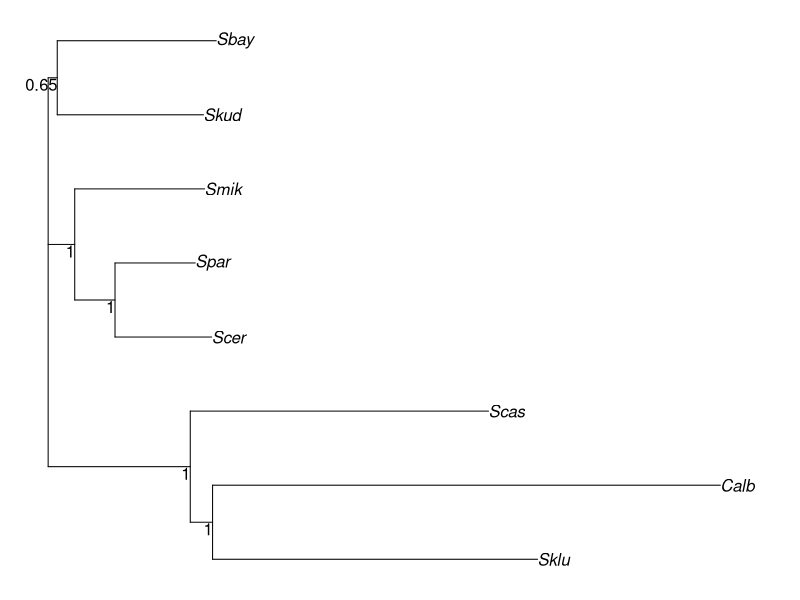
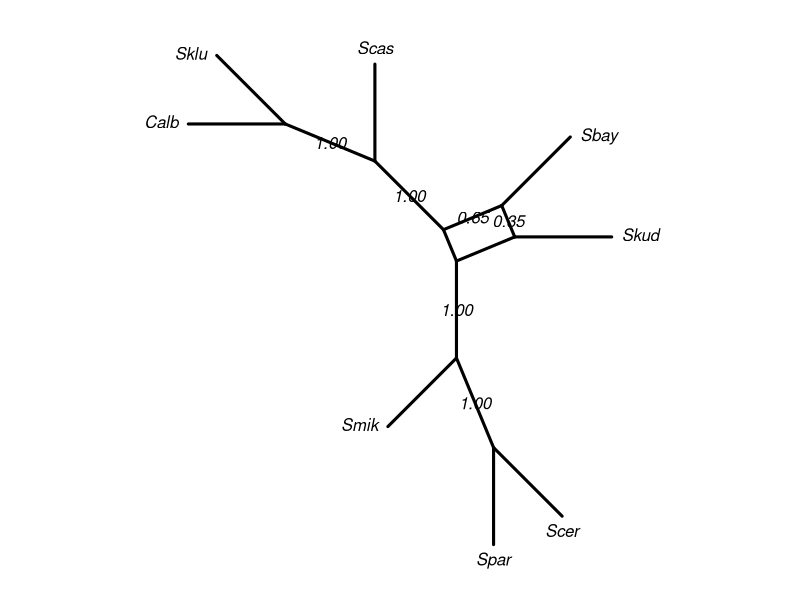
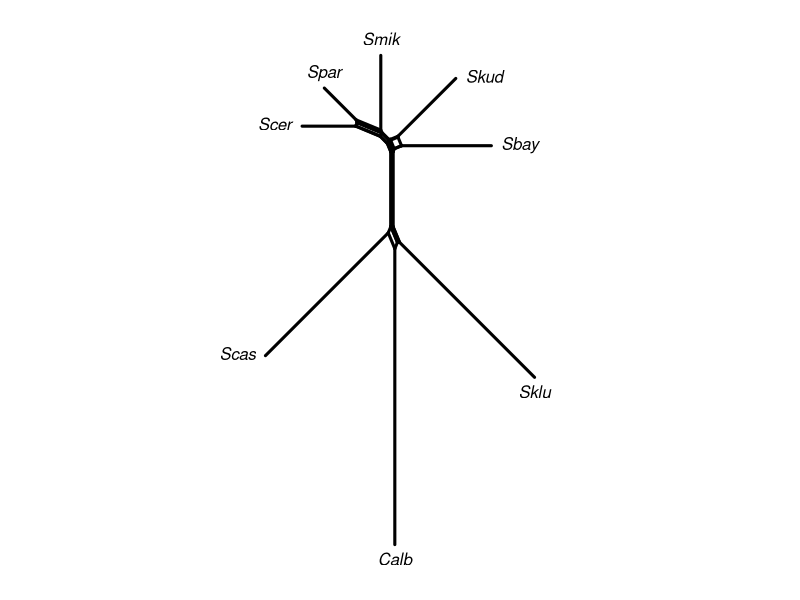

The R script that drew these images, in order: (Note: this script raises an error after producing the figures.)
## ---- chunk 1
library(phangorn)
data(Laurasiatherian)
data(yeast)
## ---- chunk 2
set.seed(1)
bs <- bootstrap.phyDat(yeast, FUN = function(x)nj(dist.hamming(x)), 
    bs=100)
tree <- nj(dist.hamming(yeast))
par("mar" = rep(1, 4))
tree <- plotBS(tree, bs, "phylogram")
cnet <- consensusNet(bs, .3)
plot(cnet, show.edge.label=TRUE)
## ---- chunk 3
dm <- dist.hamming(yeast)
nnet <- neighborNet(dm)
par("mar" = rep(1, 4))
plot(nnet)
## ---- chunk 4
plot(nnet, type = "outline")
## ---- chunk 5
nnet <- addConfidences(nnet, tree)
par("mar" = rep(1, 4))
plot(nnet, show.edge.label=TRUE)
## ---- chunk 6
tree2 <- rNNI(tree, 2)
tree2 <- addConfidences(tree2, tree)
# several support values are missing
par("mar" = rep(1, 4))
plot(tree2, show.node.label=TRUE)
## ---- chunk 7
sessionInfo()
